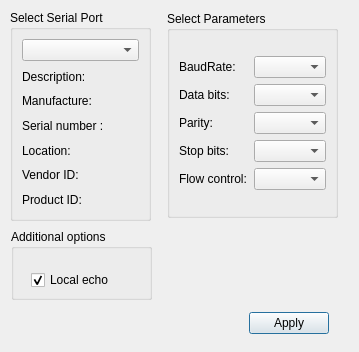
<?xml version="1.0" encoding="UTF-8"?>
<ui version="4.0">
 <class>SettingDialog</class>
 <widget class="QDialog" name="SettingDialog">
  <property name="geometry">
   <rect>
    <x>0</x>
    <y>0</y>
    <width>359</width>
    <height>352</height>
   </rect>
  </property>
  <property name="windowTitle">
   <string>Dialog</string>
  </property>
  <widget class="QGroupBox" name="selectBox">
   <property name="geometry">
    <rect>
     <x>10</x>
     <y>10</y>
     <width>141</width>
     <height>211</height>
    </rect>
   </property>
   <property name="title">
    <string>Select Serial Port</string>
   </property>
   <layout class="QGridLayout" name="gridLayout">
    <item row="0" column="0">
     <layout class="QVBoxLayout" name="verticalLayout">
      <item>
       <widget class="QComboBox" name="serialPortInfoListBox"/>
      </item>
      <item>
       <widget class="QLabel" name="descriptionLabel">
        <property name="text">
         <string>Description:    </string>
        </property>
       </widget>
      </item>
      <item>
       <widget class="QLabel" name="manufacturerLabel">
        <property name="text">
         <string>Manufacture:</string>
        </property>
       </widget>
      </item>
      <item>
       <widget class="QLabel" name="serialNumberLabel">
        <property name="text">
         <string>Serial number :</string>
        </property>
       </widget>
      </item>
      <item>
       <widget class="QLabel" name="locationLabel">
        <property name="text">
         <string>Location:</string>
        </property>
       </widget>
      </item>
      <item>
       <widget class="QLabel" name="vendoridLabel">
        <property name="text">
         <string>Vendor ID:</string>
        </property>
       </widget>
      </item>
      <item>
       <widget class="QLabel" name="productidLabel">
        <property name="text">
         <string>Product ID:</string>
        </property>
       </widget>
      </item>
     </layout>
    </item>
   </layout>
  </widget>
  <widget class="QGroupBox" name="parametersBox">
   <property name="geometry">
    <rect>
     <x>167</x>
     <y>11</y>
     <width>171</width>
     <height>207</height>
    </rect>
   </property>
   <property name="title">
    <string>Select Parameters</string>
   </property>
   <layout class="QGridLayout" name="gridLayout_2">
    <item row="0" column="0">
     <layout class="QVBoxLayout" name="verticalLayout_2">
      <item>
       <layout class="QHBoxLayout" name="horizontalLayout">
        <item>
         <widget class="QLabel" name="baudRateLabel">
          <property name="text">
           <string>BaudRate:</string>
          </property>
         </widget>
        </item>
        <item>
         <widget class="QComboBox" name="baudRateBox"/>
        </item>
       </layout>
      </item>
      <item>
       <layout class="QHBoxLayout" name="horizontalLayout_2">
        <item>
         <widget class="QLabel" name="dataBitsLabel">
          <property name="text">
           <string>Data bits:</string>
          </property>
         </widget>
        </item>
        <item>
         <widget class="QComboBox" name="dataBitsBox"/>
        </item>
       </layout>
      </item>
      <item>
       <layout class="QHBoxLayout" name="horizontalLayout_3">
        <item>
         <widget class="QLabel" name="parityLabel">
          <property name="text">
           <string>Parity:</string>
          </property>
         </widget>
        </item>
        <item>
         <widget class="QComboBox" name="parityBox"/>
        </item>
       </layout>
      </item>
      <item>
       <layout class="QHBoxLayout" name="horizontalLayout_4">
        <item>
         <widget class="QLabel" name="stopBitsLabel">
          <property name="text">
           <string>Stop bits:</string>
          </property>
         </widget>
        </item>
        <item>
         <widget class="QComboBox" name="stopBitsBox"/>
        </item>
       </layout>
      </item>
      <item>
       <layout class="QHBoxLayout" name="horizontalLayout_5">
        <item>
         <widget class="QLabel" name="flowControlLabel">
          <property name="text">
           <string>Flow control:</string>
          </property>
         </widget>
        </item>
        <item>
         <widget class="QComboBox" name="flowControlBox"/>
        </item>
       </layout>
      </item>
     </layout>
    </item>
   </layout>
  </widget>
  <widget class="QGroupBox" name="additionalOptionsGroupBox">
   <property name="geometry">
    <rect>
     <x>11</x>
     <y>229</y>
     <width>141</width>
     <height>71</height>
    </rect>
   </property>
   <property name="title">
    <string>Additional options</string>
   </property>
   <widget class="QCheckBox" name="localEchoCheckBox">
    <property name="geometry">
     <rect>
      <x>20</x>
      <y>40</y>
      <width>83</width>
      <height>22</height>
     </rect>
    </property>
    <property name="text">
     <string>Local echo</string>
    </property>
    <property name="checked">
     <bool>true</bool>
    </property>
   </widget>
  </widget>
  <widget class="QWidget" name="">
   <property name="geometry">
    <rect>
     <x>18</x>
     <y>310</y>
     <width>311</width>
     <height>27</height>
    </rect>
   </property>
   <layout class="QHBoxLayout" name="horizontalLayout_6">
    <item>
     <spacer name="horizontalSpacer">
      <property name="orientation">
       <enum>Qt::Horizontal</enum>
      </property>
      <property name="sizeHint" stdset="0">
       <size>
        <width>160</width>
        <height>20</height>
       </size>
      </property>
     </spacer>
    </item>
    <item>
     <widget class="QPushButton" name="btn_apply">
      <property name="text">
       <string>Apply</string>
      </property>
     </widget>
    </item>
   </layout>
  </widget>
 </widget>
 <resources/>
 <connections/>
</ui>
